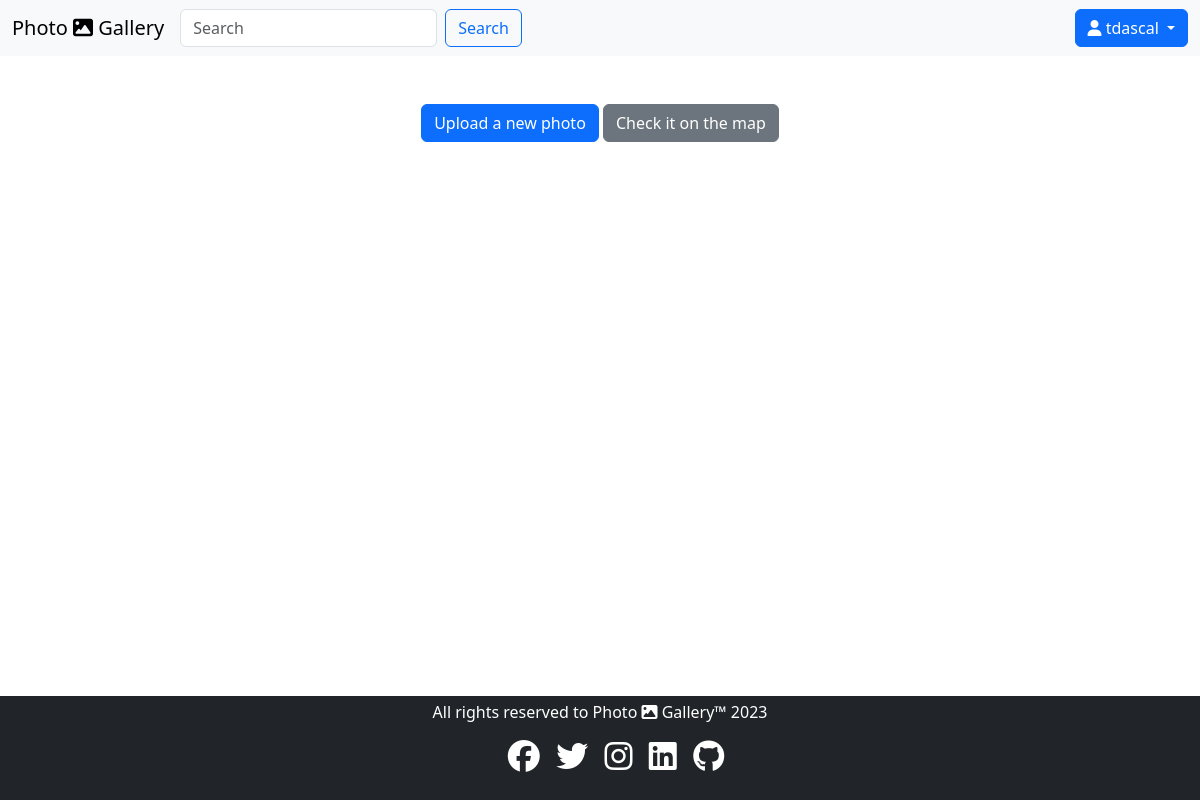
Page /album/3/ (signed in) on the earlier database version.
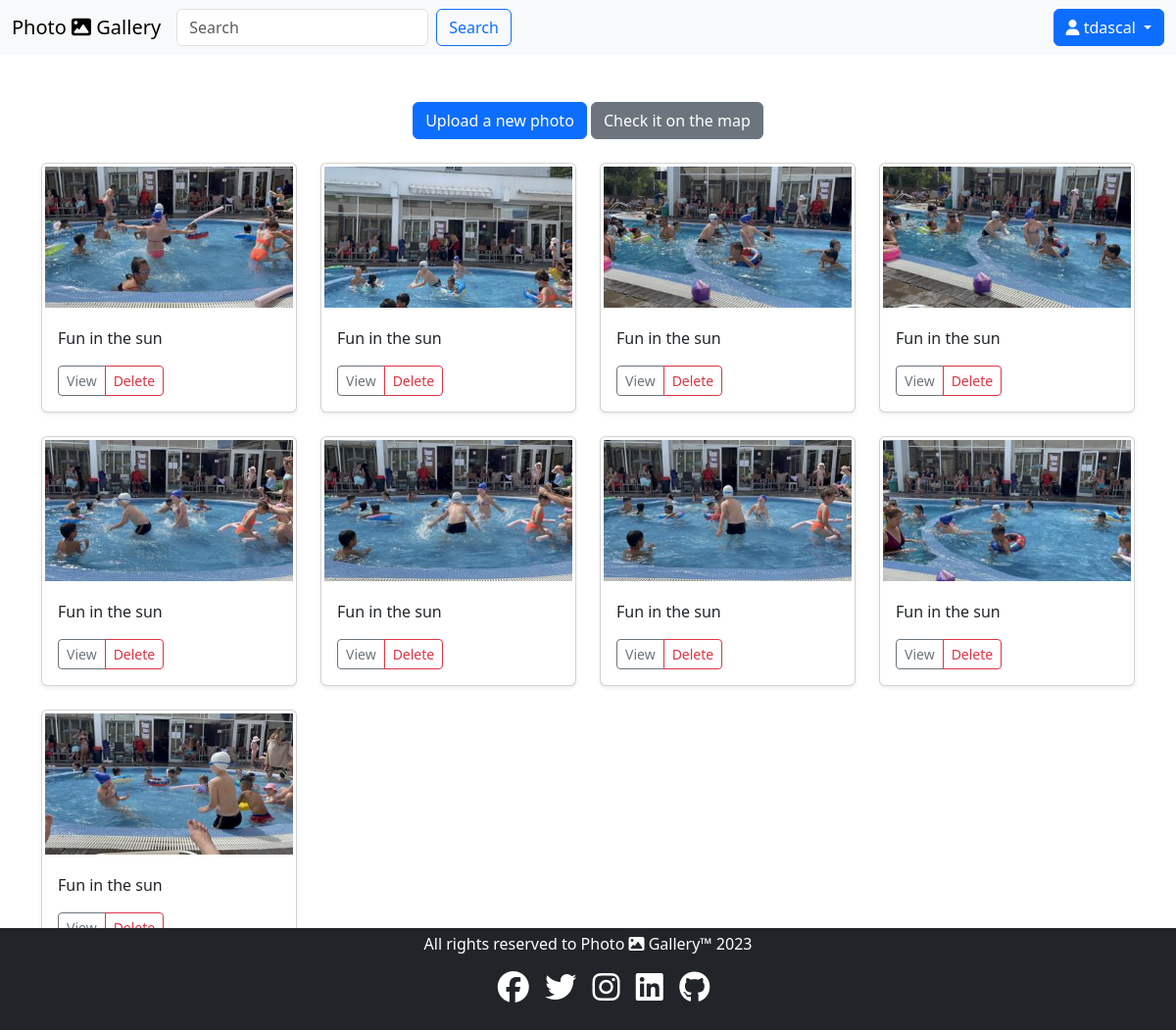
Same page on the later database version.
### base/models.py (models this page shows, shortened)
class Photo(models.Model):
    title = models.CharField(max_length=70)
    image = models.ImageField()
    date = models.DateField(auto_now_add=True)
    latitude = models.FloatField(blank=True, null=True)
    longitude = models.FloatField(blank=True, null=True)
    thumbnail = models.ImageField(blank=True, null=True)
    album = models.ForeignKey(Album, on_delete=models.CASCADE)

### base/views.py (the view)
# urls.py: path("album/<pk>/", views.album, name="album"),
@login_required(login_url="login")
def album(request, pk):
    album = Album.objects.get(id=pk)
    photos = album.photo_set.all()
    context = {"photos": photos, "album": album}
    return render(request, "album.html", context)

### templates/album.html (shortened to what this page needs)
{% extends "base.html" %}
{% load static %}
{% block content %}
    <div class="row text-center">
        <div class="col-lg-12">
            <a href="{% url 'upload' %}" class="btn btn-primary float-right mt-4">Upload a new photo</a>
            <a href="/map/{{ album.id }}/"
               class="btn btn-secondary float-right mt-4">Check it on the map</a>
        </div>
    </div>
    <div class="row">
        {% for photo in photos %}
            <div class="col-lg-3 col-md-6 col-sm-12 mt-4">
                <div class="card shadow-sm">
                    <a data-fancybox="gallery" href="{{ photo.image.url }}">
                        <img src="{{ photo.thumbnail.url }}"
                             width="100%"
                             height="150px"
                             alt="{{ photo.title }}"
                             style="object-fit:cover;
                                    padding:3px">
                    </a>
                    <div class="card-body">
                        <p class="card-text">{{ photo.title }}</p>
                        <div class="d-flex justify-content-between align-items-center">
                            <div class="btn-group">
                                <button type="button" class="btn btn-sm btn-outline-secondary">View</button>
                                <a href="/{{ photo.id }}/delete/" class="btn btn-sm btn-outline-danger">Delete</a>
                            </div>
                        </div>
                    </div>
                </div>
            </div>
        {% endfor %}
    </div>
{% endblock %}

Differences in the rows shown:
added Photo: thumbnail (picture), title "Fun in the sun"
added Photo: thumbnail (picture), title "Fun in the sun"
added Photo: thumbnail (picture), title "Fun in the sun"
added Photo: thumbnail (picture), title "Fun in the sun"
added Photo: thumbnail (picture), title "Fun in the sun"
added Photo: thumbnail (picture), title "Fun in the sun"
added Photo: thumbnail (picture), title "Fun in the sun"
added Photo: thumbnail (picture), title "Fun in the sun"
added Photo: thumbnail (picture), title "Fun in the sun"
